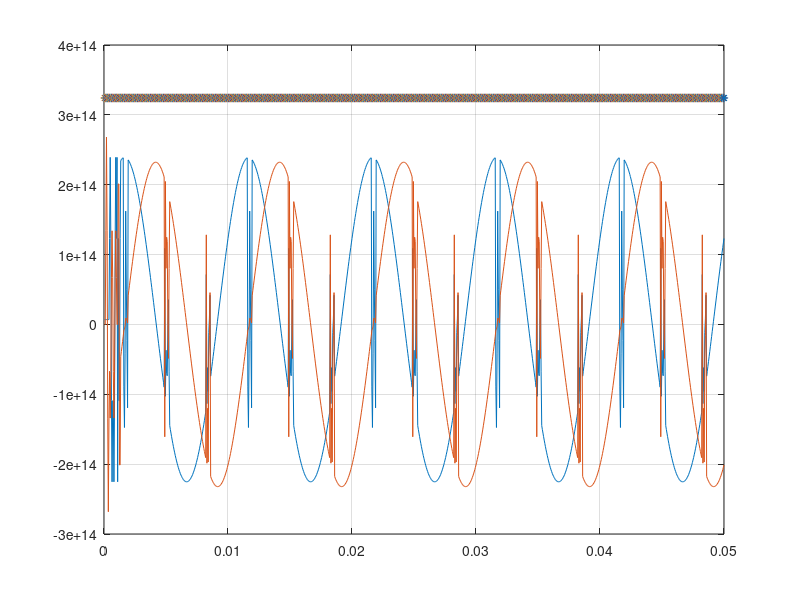

The MATLAB script that drew this image:
%___________________________________________________________________%
%  FS-MPC predictive control of matrix converters                   %
%                                                                   %
%  Developed in MATLAB R2016a                                       %
%                                                                   %
%                         DJEOUADI MOHAMMED                         %
%                                                                   %
%         e-Mail: mohammeddjeouadi3@gmail.com                       %
%                                                                   %
%                                                                   %
%                                                                   %
%___________________________________________________________________%

clear all
clc
%sig; 
f=50;w=2*pi*f;k=1;Vm=690*sqrt(2);h=0.001;tf=1;n=1000;Ts=50e-6;
Rr=54.44e-3;Rs=4.45e-3;Lf=0.75e-3;Rf=75e-3;Cf=38e-3;Ls=134e-6;Lr=1.6e-3;p=2;M=3.33;sig=33;flis=55;Wr=w-p;Us=690;Im=20;
Psref=12e3;Qsref=0;
iqr(k)=0;idr(k)=0;
Vdr(1)=0;Vqr(1)=0;
Ac=[0 1/Cf;-1/Lf -Rf/Lf];Bc=[0 -1/Cf;1/Lf 0];
%Identity matrix 
I=eye(2);
Aq=exp(Ac*Ts); Bq=(Ac)'*(Aq-I)*Bc;
jj=1;
% Valid switching states of the Matrix Converter
S(:,:,1) = [1 0 0; 1 0 0; 1 0 0];
S(:,:,2) = [0 1 0; 0 1 0; 0 1 0];
S(:,:,3) = [0 0 1; 0 0 1; 0 0 1];
S(:,:,4) = [1 0 0; 0 0 1; 0 0 1];
S(:,:,5) = [0 1 0; 0 0 1; 0 0 1];
S(:,:,6) = [0 1 0; 1 0 0; 1 0 0];
S(:,:,7) = [0 0 1; 1 0 0; 1 0 0];
S(:,:,8) = [0 0 1; 0 1 0; 0 1 0];
S(:,:,9) = [1 0 0; 0 1 0; 0 1 0];
S(:,:,10) = [0 0 1; 1 0 0; 0 0 1];
S(:,:,11) = [0 0 1; 0 1 0; 0 0 1];
S(:,:,12) = [1 0 0; 0 1 0; 1 0 0];
S(:,:,13) = [1 0 0; 0 0 1; 1 0 0];
S(:,:,14) = [0 1 0; 0 0 1; 0 1 0];
S(:,:,15) = [0 1 0; 1 0 0; 0 1 0];
S(:,:,16) = [0 0 1; 0 0 1; 1 0 0];
S(:,:,17) = [0 0 1; 0 0 1; 0 1 0];
S(:,:,18) = [1 0 0; 1 0 0; 0 1 0];
S(:,:,19) = [1 0 0; 1 0 0; 0 0 1];
S(:,:,20) = [0 1 0; 0 1 0; 0 0 1];
S(:,:,21) = [0 1 0; 0 1 0; 1 0 0];
S(:,:,22) = [1 0 0; 0 1 0; 0 0 1];
S(:,:,23) = [1 0 0; 0 0 1; 0 1 0];
S(:,:,24) = [0 1 0; 1 0 0; 0 0 1];
S(:,:,25) = [0 1 0; 0 0 1; 1 0 0];
S(:,:,26) = [0 0 1; 1 0 0; 0 1 0];
S(:,:,27) = [0 0 1; 0 1 0; 1 0 0];
for k=1:n
    t=k*Ts;
Vs1(k)=Vm*sin(2*pi*f*t);
Vs2(k)=Vm*sin(2*pi*f*t-(2*pi/3));
Vs3(k)=Vm*sin(2*pi*f*t+(2*pi/3));
Vs=[Vs1;Vs2;Vs3];
Vr=(2/3)*[cos(w*t) cos(w*t-(2*pi/3)) cos(w*t+(2*pi/3));-sin(w*t) -sin(w*t-(2*pi/3)) -sin(w*t+(2*pi/3));0.5 0.5 0.5];
Vdq=Vr*Vs;
% Vd(k)=Vdq(1);
% Vq(k)=Vdq(2);
Vd(k)=(2/3)*(Vs1(k)*cos(w*t)+Vs2(k)*cos(w*t-(2*pi/3))+Vs3(k)*cos(w*t+(2*pi/3))); 
Vq(k)=(-2/3)*(Vs1(k)*sin(w*t)+Vs2(k)*sin(w*t-(2*pi/3))+Vs3(k)*sin(w*t+(2*pi/3)));

iqr(k+1)=(Ts/(sig*Lr))*(Vqr(k)-Rr*iqr(k)-Wr*sig*Lr*idr(k)-Wr*(M/Ls)*flis)+iqr(k);
idr(k+1)=(Ts/(sig*Lr))*(Vdr(k)-Rr*idr(k)+Wr*sig*Lr*iqr(k))+idr(k);

    iar(k+1)=idr(k+1)*cos(w*t)-iqr(k+1)*sin(w*t);
    ibr(k+1)=idr(k+1)*cos(w*t-(2*pi/3))-iqr(k+1)*sin(w*t-(2*pi/3));
    icr(k+1)=idr(k+1)*cos(w*t+(2*pi/3))-iqr(k+1)*sin(w*t+(2*pi/3));

Ps(k)=-(M/Ls)*Us*iqr(k+1);
Cem(k)=-p*(M/Ls)*flis*iqr(k+1);
Qs(k)=Us*flis/Ls-Us*(M/Ls)*idr(k+1);


% k=1:n;
% t=k*Ts;
% 
% plot(t,Vd(k),t,Vq(k))
% 
% plot(t,Ps(k),t,Cem(k),t,Qs(k))
   
      Va(k)=0;Vb(k)=0;Vc(k)=0;
    iqr(k+1)=0;idr(k+1)=0;iaf(k)=0;ibf(k)=0;icf(k)=0;


    iaf(k+1)=Aq(2,1)*Va(k)+Aq(2,2)*iaf(k)+Bq(2,1)*Vs1(k)+Bq(2,2)*iar(k+1);
    ibf(k+1)=Aq(2,1)*Vb(k)+Aq(2,2)*ibf(k)+Bq(2,1)*Vs2(k)+Bq(2,2)*ibr(k+1);
    icf(k+1)=Aq(2,1)*Vc(k)+Aq(2,2)*icf(k)+Bq(2,1)*Vs3(k)+Bq(2,2)*icr(k+1);
    
    Vaf(k+1)=Aq(1,1)*Va(k)+Aq(1,2)*iaf(k+1)+Bq(1,1)*Vs1(k)+Bq(1,2)*iar(k+1);
    Vbf(k+1)=Aq(1,1)*Vb(k)+Aq(1,2)*ibf(k+1)+Bq(1,1)*Vs2(k)+Bq(1,2)*ibr(k+1);
    Vcf(k+1)=Aq(1,1)*Vc(k)+Aq(1,2)*icf(k+1)+Bq(1,1)*Vs3(k)+Bq(1,2)*icr(k+1);
    

    %voltage predictions of network
    Vdf(k+1)=(2/3)*(Vaf(k+1)*cos(w*t)+Vbf(k+1)*cos(w*t-(2*pi/3))+Vcf(k+1)*cos(w*t+(2*pi/3))); 
    Vqf(k+1)=(-2/3)*(Vaf(k+1)*sin(w*t)+Vbf(k+1)*sin(w*t-(2*pi/3))+Vcf(k+1)*sin(w*t+(2*pi/3)));
    %current predictions of network
    idf(k+1)=(2/3)*(iaf(k+1)*cos(w*t)+ibf(k+1)*cos(w*t-(2*pi/3))+icf(k+1)*cos(w*t+(2*pi/3))); 
    iqf(k+1)=(-2/3)*(iaf(k+1)*sin(w*t)+ibf(k+1)*sin(w*t-(2*pi/3))+icf(k+1)*sin(w*t+(2*pi/3)));
    %The reactive power that circulates between the network and the rotor 
    Qf(k+1)=Vqf(k+1)*idf(k+1)-Vdf(k+1)*iqf(k+1);
    % input current vector is given by the switches state
    % with the load voltage
%     iA(jj)=S(1,1,jj)*ia(k)+S(1,2,jj)*ib(k)+S(1,3,jj)*ic(k);
%     iB(jj)=S(2,1,jj)*ia(k)+S(2,2,jj)*ib(k)+S(2,3,jj)*ic(k);
%     iC(jj)=S(3,1,jj)*ia(k)+S(3,2,jj)*ib(k)+S(3,3,jj)*ic(k);
    
    
    VA(k+1)=S(1,1,jj)*Vaf(k+1)+S(1,2,jj)*Vbf(k+1)+S(1,3,jj)*Vcf(k+1);
    VB(k+1)=S(2,1,jj)*Vaf(k+1)+S(2,2,jj)*Vbf(k+1)+S(2,3,jj)*Vcf(k+1);
    VC(k+1)=S(3,1,jj)*Vaf(k+1)+S(3,2,jj)*Vbf(k+1)+S(3,3,jj)*Vcf(k+1);
    
    Vdp(k+1)=(2/3)*(VA(k+1)*cos(w*t)+VB(k+1)*cos(w*t-(2*pi/3))+VC(k+1)*cos(w*t+(2*pi/3))); 
    Vqp(k+1)=(-2/3)*(VA(k+1)*sin(w*t)+VB(k+1)*sin(w*t-(2*pi/3))+VC(k+1)*sin(w*t+(2*pi/3)));
    %Predictions of rotor currents
    iqrp(k+1)=(Ts/(sig*Lr))*(Vqp(k+1)-Rr*iqr(k+1)-Wr*sig*Lr*idr(k+1)-Wr*(M/Ls)*flis)+iqr(k+1);
    idrp(k+1)=(Ts/(sig*Lr))*(Vdp(k+1)-Rr*idr(k+1)+Wr*sig*Lr*iqr(k+1))+idr(k+1);
    Psp(k+1)=-(M/Ls)*Us*iqrp(k+1);
    Qsp(k+1) =Us*flis/Ls-Us*(M/Ls)*idrp(k+1);
   
     Va(k)=0;Vb(k)=0;Vc(k)=0;
    iqr(jj)=0;idr(jj)=0;iaf(k)=0;ibf(k)=0;icf(k)=0;

% Initialization of the optimal value of the cost function
gobt=inf;
% Calculation of predictions for the 27 switching states
for jj=1:27
%     t=jj*Ts;
%     Va(k)=0;Vb(k)=0;Vc(k)=0;
%     iqr(jj)=0;idr(jj)=0;iaf(k)=0;ibf(k)=0;icf(k)=0;
 
    
    %Inverse park transformation(dq0===>abc)

    %Va=Via..
    iaf(jj)=Aq(2,1)*Va(k)+Aq(2,2)*iaf(k)+Bq(2,1)*Vs1(k)+Bq(2,2)*iar(k+1);
    ibf(jj)=Aq(2,1)*Vb(k)+Aq(2,2)*ibf(k)+Bq(2,1)*Vs2(k)+Bq(2,2)*ibr(k+1);
    icf(jj)=Aq(2,1)*Vc(k)+Aq(2,2)*icf(k)+Bq(2,1)*Vs3(k)+Bq(2,2)*icr(k+1);
    
    Vaf(k+1)=Aq(1,1)*Va(k)+Aq(1,2)*iaf(jj)+Bq(1,1)*Vs1(k)+Bq(1,2)*iar(k+1);
    Vbf(k+1)=Aq(1,1)*Vb(k)+Aq(1,2)*ibf(jj)+Bq(1,1)*Vs2(k)+Bq(1,2)*ibr(k+1);
    Vcf(k+1)=Aq(1,1)*Vc(k)+Aq(1,2)*icf(jj)+Bq(1,1)*Vs3(k)+Bq(1,2)*icr(k+1);
    

    %voltage predictions of network
    Vdf(jj)=(2/3)*(Vaf(k+1)*cos(w*t)+Vbf(k+1)*cos(w*t-(2*pi/3))+Vcf(k+1)*cos(w*t+(2*pi/3))); 
    Vqf(jj)=(-2/3)*(Vaf(k+1)*sin(w*t)+Vbf(k+1)*sin(w*t-(2*pi/3))+Vcf(k+1)*sin(w*t+(2*pi/3)));
    %current predictions of network
    idf(jj)=(2/3)*(iaf(jj)*cos(w*t)+ibf(jj)*cos(w*t-(2*pi/3))+icf(jj)*cos(w*t+(2*pi/3))); 
    iqf(jj)=(-2/3)*(iaf(jj)*sin(w*t)+ibf(jj)*sin(w*t-(2*pi/3))+icf(jj)*sin(w*t+(2*pi/3)));
    %The reactive power that circulates between the network and the rotor 
    Qf(jj)=Vqf(jj)*idf(jj)-Vdf(jj)*iqf(jj);
    % input current vector is given by the switches state
    % with the load voltage
%     iA(jj)=S(1,1,jj)*ia(k)+S(1,2,jj)*ib(k)+S(1,3,jj)*ic(k);
%     iB(jj)=S(2,1,jj)*ia(k)+S(2,2,jj)*ib(k)+S(2,3,jj)*ic(k);
%     iC(jj)=S(3,1,jj)*ia(k)+S(3,2,jj)*ib(k)+S(3,3,jj)*ic(k);
    
    
    VA(jj)=S(1,1,jj)*Vaf(k+1)+S(1,2,jj)*Vbf(k+1)+S(1,3,jj)*Vcf(k+1);
    VB(jj)=S(2,1,jj)*Vaf(k+1)+S(2,2,jj)*Vbf(k+1)+S(2,3,jj)*Vcf(k+1);
    VC(jj)=S(3,1,jj)*Vaf(k+1)+S(3,2,jj)*Vbf(k+1)+S(3,3,jj)*Vcf(k+1);
    
    Vdp(jj)=(2/3)*(VA(jj)*cos(w*t)+VB(jj)*cos(w*t-(2*pi/3))+VC(jj)*cos(w*t+(2*pi/3))); 
    Vqp(jj)=(-2/3)*(VA(jj)*sin(w*t)+VB(jj)*sin(w*t-(2*pi/3))+VC(jj)*sin(w*t+(2*pi/3)));
    %Predictions of rotor currents
    iqrp(jj)=(Ts/(sig*Lr))*(Vqp(jj)-Rr*iqr(k+1)-Wr*sig*Lr*idr(k+1)-Wr*(M/Ls)*flis)+iqr(k+1);
    idrp(jj)=(Ts/(sig*Lr))*(Vdp(jj)-Rr*idr(k+1)+Wr*sig*Lr*iqr(k+1))+idr(k+1);
    Psp(jj)=-(M/Ls)*Us*iqrp(jj);
    Qsp(jj)=Us*flis/Ls-Us*(M/Ls)*idrp(jj);
    % cost function calculate
     g=abs(Psp(jj)-Psref)+abs(Qsp(jj)-Qsref);
    % optimization
    if g<gobt
        gobt=g;
        jobt=jj;
    end
    
end
 Vdr(k+1)=Vdp(jobt);
 Vqr(k+1)=Vqp(jobt);
end

k=1:n;
t=k*Ts;

% jj=1:27;
% t1=jj*Ts;


%I named (t1) because we already have (t) before ,
%if we use (t) in the same plot it can't show the graph because it's not the same lentgh 
% plot(t,Ps(k),t,Cem(k),t,Qs(k)),grid on,hold on
% plot(t1,Psp(jj),t1,Qsp(jj),t1,g)


plot(t,Psp(k+1),t,Qsp(k+1),t,g,'*'),grid on,hold on



